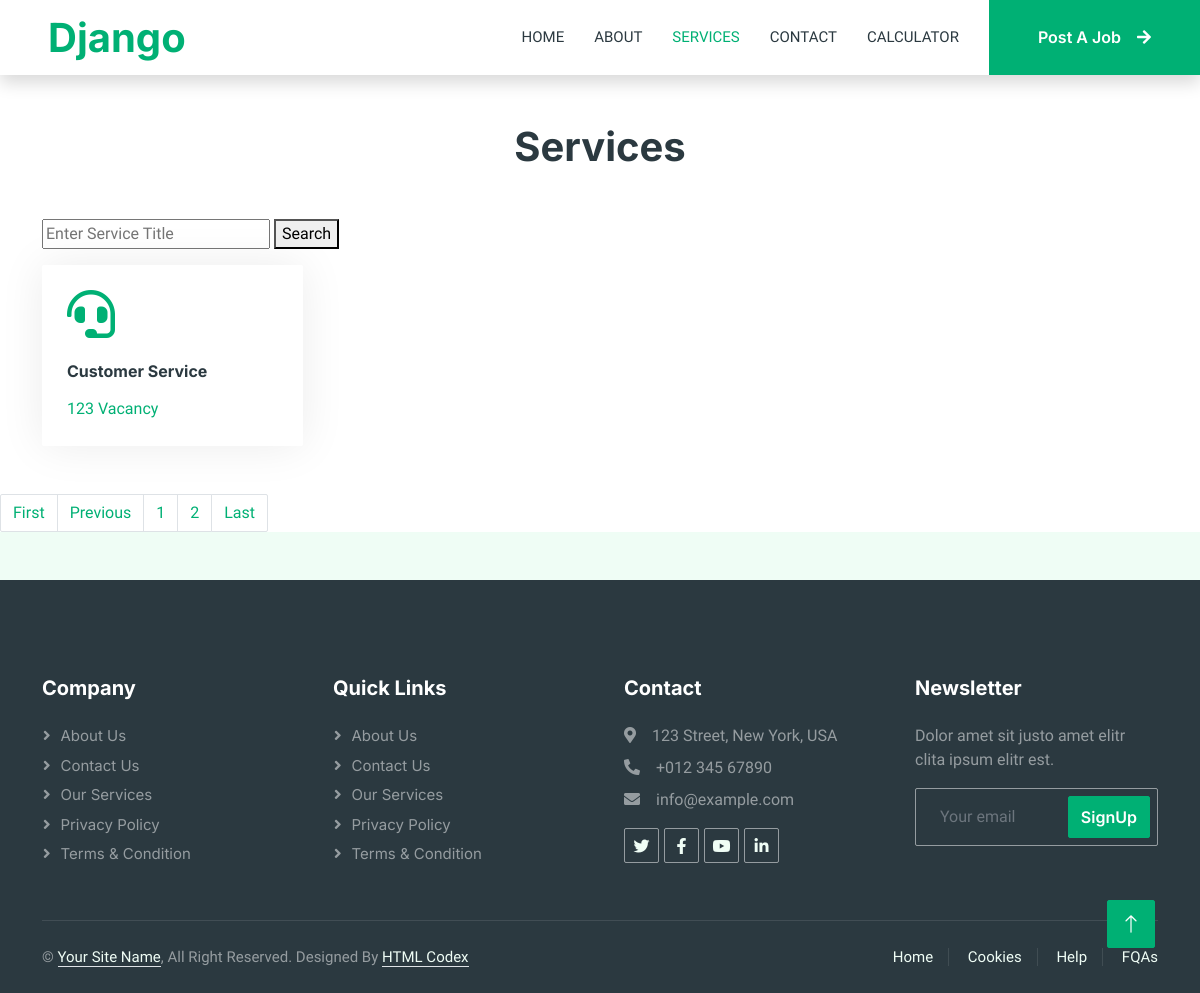
The app's page /services/?page=2, older data.
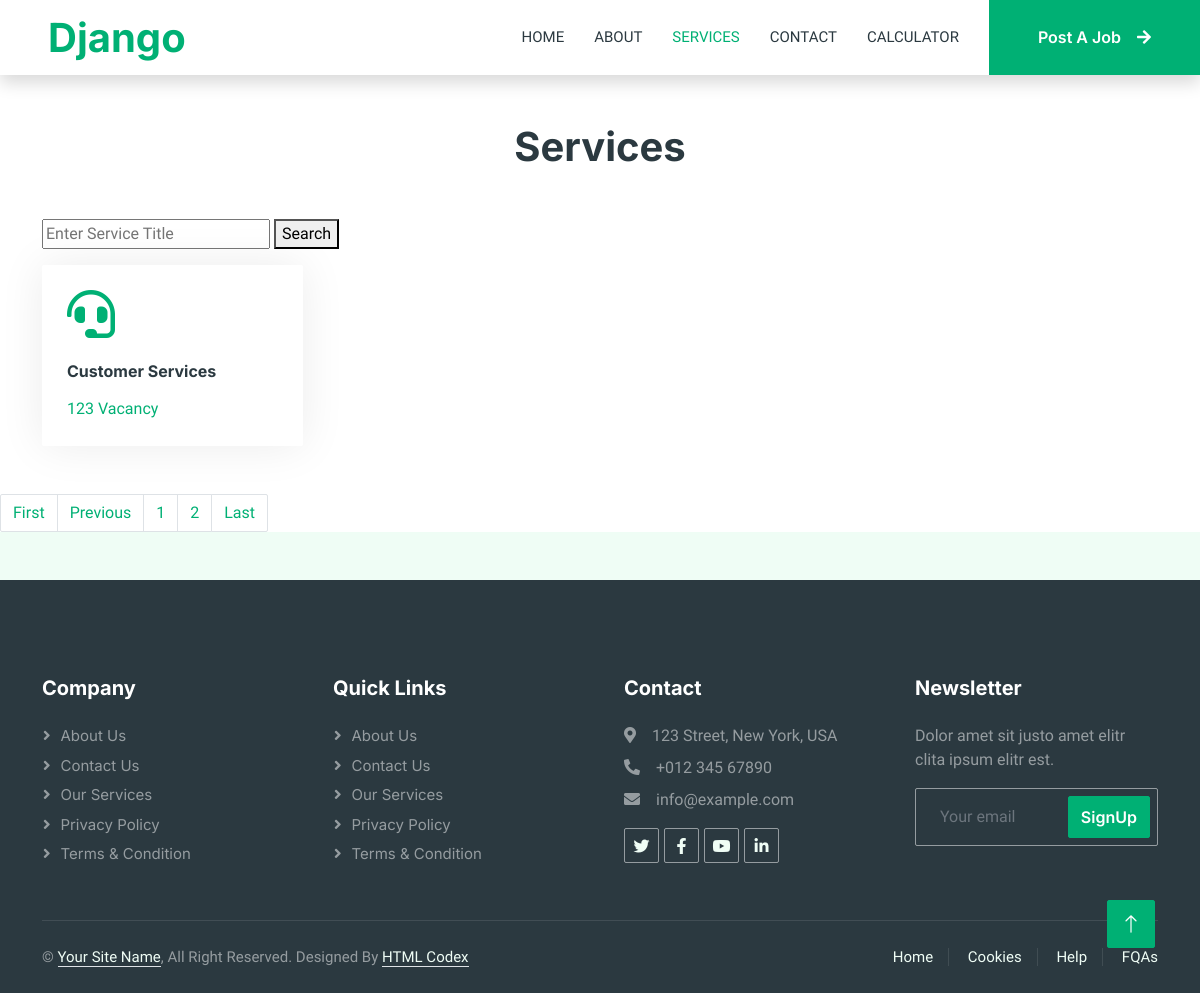
The same page, newer data.
### services/models.py (models this page shows)
class Services(models.Model):
    service_icon = models.CharField(max_length=50)
    service_title = models.CharField(max_length=50)
    service_desc = models.TextField()

### firstdjangoapp/views.py (the view)
# urls.py: path('services/', views.services),
def services(request):
    servicesData=Services.objects.all()
    paginator = Paginator(servicesData, 1)
    page_number = request.GET.get('page')
    servicesData_final = paginator.get_page(page_number)
    total_page = servicesData_final.paginator.num_pages
    data = {
        'servicesData': servicesData_final,
        'total_page': total_page,
        'pages_list': [n+1 for n in range(total_page)]
    }
    return render(request, 'services.html', data)

### templates/services.html (shortened to what this page needs)
{% extends 'base.html' %} {% block content %}
<div class="container-xxl bg-white p-0">
  <div class="container-xxl py-5">
    <div class="container">
      <h1 class="text-center mb-5 wow fadeInUp" data-wow-delay="0.1s">
        Services
      </h1>
      <form method="get">
        <input
          type="text"
          name="servicename"
          placeholder="Enter Service Title"
        />
        <button type="submit">Search</button>
      </form>
      <div class="row g-4">
        {% for service in servicesData %}
        <div class="col-lg-3 col-sm-6 wow fadeInUp" data-wow-delay="0.1s">
          <a class="cat-item rounded p-4" href="">
            <i class="fa fa-3x {{service.service_icon}} text-primary mb-4"></i>
            <h6 class="mb-3">{{service.service_title}}</h6>
            <p class="mb-0">{{service.service_desc}}</p>
          </a>
        </div>
        {% empty %}
        <div class="row g-4">No Data Found!</div>
        {% endfor %}
      </div>
    </div>
  </div>
  <nav aria-label="Page navigation example">
    <ul class="pagination">
      {% if servicesData.has_previous %}
      <li class="page-item"><a class="page-link" href="?page=1">First</a></li>
      <li class="page-item">
        <a class="page-link" href="?page={{servicesData.previous_page_number}}"
          >Previous</a
        >
      </li>
      {% endif %} {% for n in pages_list %}
      <li class="page-item">
        <a class="page-link" href="?page={{n}}">{{n}}</a>
      </li>
      {% endfor %}
      <li class="page-item">
        <a class="page-link" href="?page={{total_page}}">Last</a>
      </li>
    </ul>
  </nav>
</div>
{% endblock %}

Row changes from the older to the newer data that the page shows:
changed Services "123 Vacancy": service_title "Customer Service" → "Customer Services"
